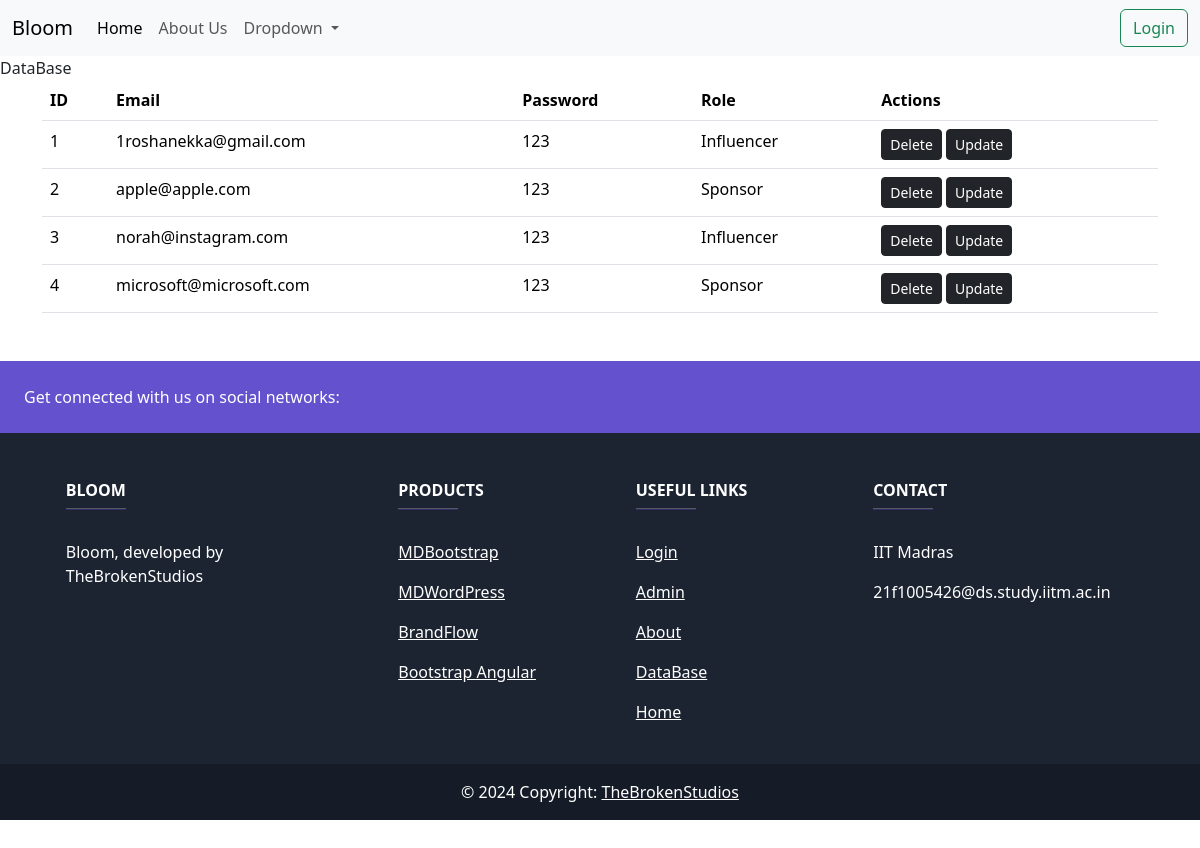
Page /data on the committed database.
### app.py (models this page shows)
class BloomData(db.Model):
    __tablename__ = 'bloomdata'
    id = db.Column(db.Integer, primary_key=True)
    email = db.Column(db.String(30), unique=True, nullable=False)
    password = db.Column(db.String(30), nullable=False)
    role = db.Column(db.String(30), nullable=False)
    influencer_data = db.relationship("influencerData", uselist=False, back_populates='bloomdata', cascade="all, delete-orphan")
    sponsor_data = db.relationship("sponsorData", uselist=False, back_populates='bloomdata', cascade="all, delete-orphan")

### app.py (the view)
@app.route("/data", methods=['GET'])
def data():
    data = BloomData.query.all()
    return render_template('data.html', data=data)

### templates/data.html (shortened to what this page needs)
{% extends 'base.html' %}
{% block body %}DataBase
        <div class="container">
            <table class="table">
                <thead>
                    <tr>
                        <th scope="col">ID</th>
                        <th scope="col">Email</th>
                        <th scope="col">Password</th>
                        <th scope="col">Role</th>
                        <th scope="col">Actions</th>
                    </tr>
                </thead>
                {% for entries in data %}
                <tr>
                    <td>{{ entries.id }}</td>
                    <td>{{ entries.email }}</td>
                    <td>{{ entries.password }}</td>
                    <td>{{ entries.role }}</td>
                    <td>
                        <a href="/delete/{{entries.id}}", type="button", class="btn btn-dark btn-sm">Delete</a>
                        <a href="/update/{{entries.id}}", type="button", class="btn btn-dark btn-sm">Update</a>
                    </td>
                </tr>
                {% endfor %}
            </table>
        </div>
{% endblock body %}

### rows in the picture
BloomData: id "1", email "1roshanekka@gmail.com", password "123", role "Influencer"
BloomData: id "2", email "apple@apple.com", password "123", role "Sponsor"
BloomData: id "3", email "norah@instagram.com", password "123", role "Influencer"
BloomData: id "4", email "microsoft@microsoft.com", password "123", role "Sponsor"
